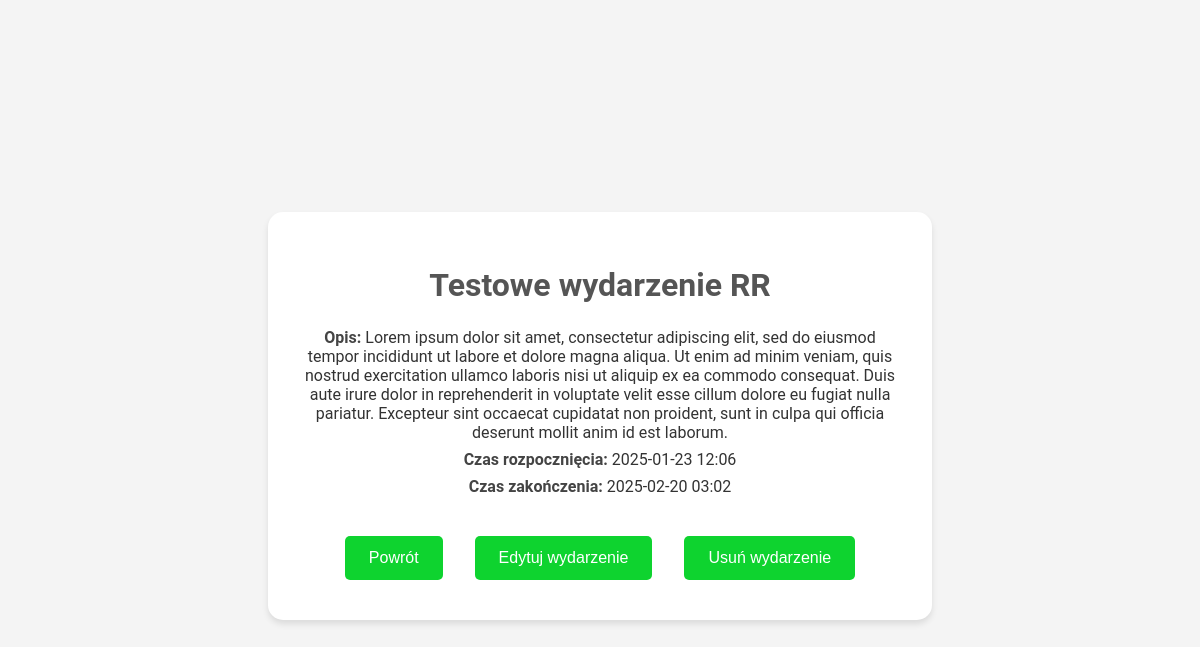
The app's page /event/2/ (signed in) with its own data.
### calendar_module/models.py (models this page shows, shortened)
class Event(models.Model):
    title = models.CharField(max_length=200, verbose_name="Tytuł")
    description = models.TextField(blank=True, verbose_name="Opis")
    start_time = models.DateTimeField(verbose_name="Czas rozpoczęcia")
    end_time = models.DateTimeField(verbose_name="Czas zakończenia")
    user = models.ForeignKey(
        User, on_delete=models.CASCADE, related_name="events", verbose_name="Użytkownik"
    )

### calendar_module/views.py (the view)
# urls.py: path('event/<int:event_id>/', event_detail, name='event_detail'),
def event_detail(request, event_id):
    event = get_object_or_404(Event, id=event_id)
    if event.user != request.user:
        return HttpResponseForbidden("Nie masz dostępu do tego wydarzenia.")
    return render(request, 'event_detail.html', {'event': event})

### calendar_module/templates/event_detail.html (shortened to what this page needs)
<!DOCTYPE html>
<html lang="pl">
<head>
</head>
<body>
    <div class="content-container">
        <h1>{{ event.title }}</h1>
        <p><strong>Opis:</strong> {{ event.description }}</p>
        <p><strong>Czas rozpocznięcia:</strong> {{ event.start_time|date:"Y-m-d H:i" }}</p>
        <p><strong>Czas zakończenia:</strong> {{ event.end_time|date:"Y-m-d H:i" }}</p>
        <div class="button-container">
            <a href="/">
                <button type="button">Powrót</button>
            </a>
            <a href="{% url 'edit_event' event.id %}">
                <button type="button">Edytuj wydarzenie</button>
            </a>
            <a href="{% url 'delete_event' event.id %}">
                <button type="button">Usuń wydarzenie</button>
            </a>
        </div>
    </div>
</body>
</html>

### calendar_module/templates/event_detail.html (style rules this page uses)
body { margin: 0; font-family: 'Roboto', sans-serif; background: #f4f4f4; color: #333; display: flex; justify-content: center; align-items: center; height: 100vh; padding: 1rem; }
.content-container { background: #ffffff; border-radius: 15px; padding: 2rem; box-shadow: 0 4px 6px rgba(0, 0, 0, 0.1); width: 100%; max-width: 600px; text-align: center; }
h1 { font-size: 2rem; margin-bottom: 1.5rem; color: #555; }
p { font-size: 1rem; margin: 0.5rem 0; }
strong { color: #444; }
a button { padding: 0.8rem 1.5rem; background: #0ed32f; border: none; border-radius: 5px; color: #fff; font-size: 1rem; cursor: pointer; transition: background 0.3s ease; margin: 0.5rem; }
.button-container { margin-top: 2rem; display: flex; justify-content: center; gap: 1rem; flex-wrap: wrap; }

### records on screen
Event: title "Testowe wydarzenie RR", description "Lorem ipsum dolor sit amet, consectetur adipiscing elit, sed do eiusmod tempor incididunt ut labore et dolore magna aliqua. Ut enim ad minim veniam, quis nostrud exercitation ullamco laboris nisi ut aliquip ex ea commodo consequat. Duis aute irure dolor in reprehenderit in voluptate velit esse cillum dolore eu fugiat nulla pariatur. Excepteur sint occaecat cupidatat non proident, sunt in culpa qui officia deserunt mollit anim id est laborum.", start_time "2025-01-23 12:06", end_time "2025-02-20 03:02"
